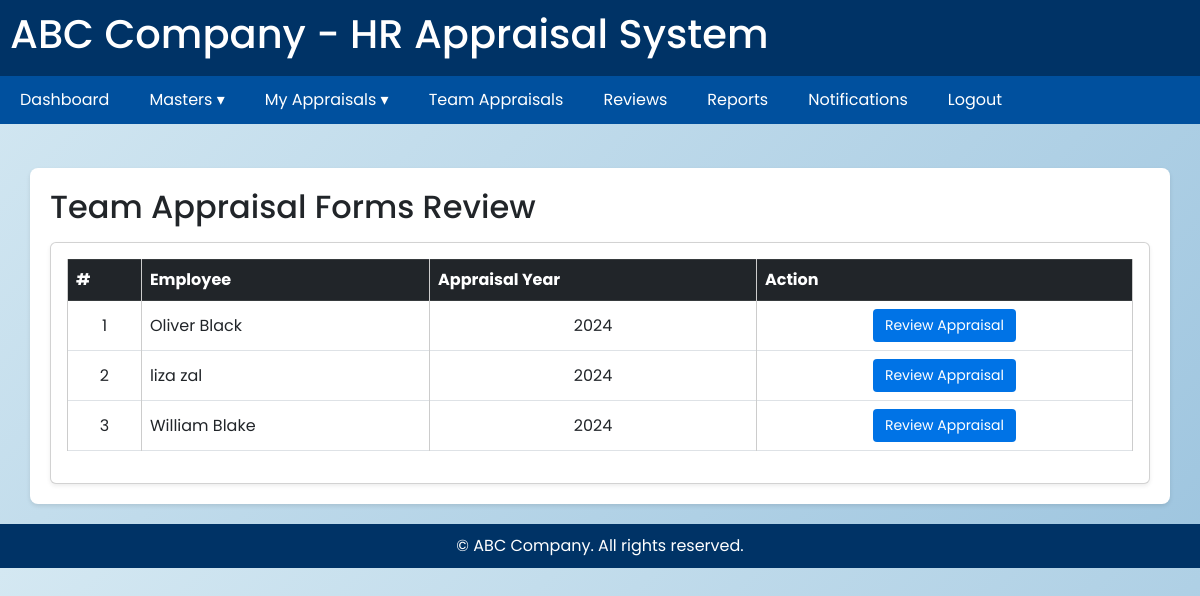
The app's page /masters/team (signed in), older data.
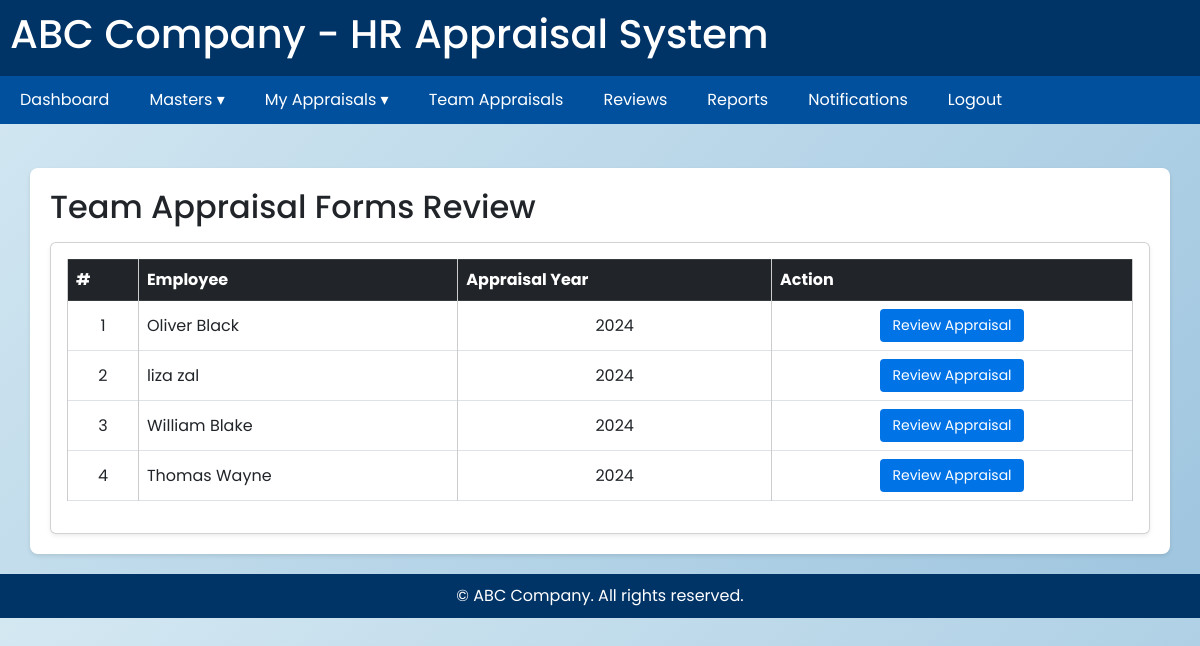
The same page, newer data.
### masters/models.py (models this page shows, shortened)
class AppraisalForm(models.Model):
    appraisal_cycle = models.ForeignKey("AppraisalCycle", on_delete=models.CASCADE)
    employee = models.ForeignKey("Employee", on_delete=models.CASCADE, related_name="appraisals")
    supervisor = models.ForeignKey("Employee", on_delete=models.SET_NULL, null=True, blank=True, related_name="supervised_appraisals")
    department = models.ForeignKey("Department", on_delete=models.SET_NULL, null=True, blank=True)
    role = models.ForeignKey("Role", on_delete=models.SET_NULL, null=True, blank=True)
    created_at = models.DateTimeField(auto_now_add=True)
    updated_at = models.DateTimeField(auto_now=True)
    status = models.CharField(
        max_length=20,
        choices=[("Draft", "Draft"), ("Submitted", "Submitted"), ("Reviewed", "Reviewed"), ("Closed", "Closed")],
        default="Draft"
    )

class Employee(models.Model):
    user = models.OneToOneField(
        settings.AUTH_USER_MODEL,
        on_delete=models.CASCADE,
        null=True, blank=True,
        related_name="employee_profile"
)
    employee_id = models.CharField(max_length=20, unique=True)
    employee_salution = models.CharField(max_length=15, null=True, blank=True)
    first_name = models.CharField(max_length=100)
    last_name = models.CharField(max_length=100)
    email = models.EmailField(unique=True)
    gender = models.CharField(max_length=10,null=True, blank=True)
    contact_number = models.IntegerField(default=0)
    department = models.ForeignKey("Department", on_delete=models.SET_NULL, null=True)
    role = models.ForeignKey("Role", on_delete=models.SET_NULL, null=True)
    supervisor = models.ForeignKey("self", on_delete=models.SET_NULL, null=True, blank=True)
    status = models.CharField(
        max_length=20,
        choices=[("Active", "Active"), ("Inactive", "Inactive")],
        default="Active",
    )

class AppraisalCycle(models.Model):
    name = models.CharField(max_length=100)
    year = models.CharField(max_length=100,blank=True, null=True)
    start_date = models.DateField()
    end_date = models.DateField()
    status = models.CharField(
        max_length=20,
        choices=[
            ("Draft", "Draft"),
            ("Active", "Active"),
            ("Closed", "Closed"),
        ],
        default="Draft",
    )

### masters/views.py (the view)
# urls.py: path("team",views.team_appraisal_list, name="team_appraisal"),
def team_appraisal_list(request):
    employee = get_object_or_404(Employee, user=request.user)
    active_cycle = AppraisalCycle.objects.filter(status="Active").first()
    forms = AppraisalForm.objects.none()
    if active_cycle:
        role_name = employee.role.role_name.lower()
        if role_name == "manager":
            forms = AppraisalForm.objects.filter(
                employee__department=employee.department,
                appraisal_cycle=active_cycle
            ).exclude(employee=employee)
        elif role_name in ["supervisor", "supervisior"]:
            forms = AppraisalForm.objects.filter(
                employee__supervisor=employee,
                appraisal_cycle=active_cycle
            )
    context = {"team_appraisal_forms": forms}
    return render(request, "masters/team_appraisal_list.html", context)

### masters/context_processors.py (called while the page is built)
def role_name(request):
    if request.user.is_authenticated:
        try:
            employee = Employee.objects.get(user=request.user)
            return {"role_name": employee.role.role_name.lower()}
        except Employee.DoesNotExist:
            return {"role_name": None}
    return {"role_name": None}

### templates/masters/team_appraisal_list.html
{% extends 'base.html' %}
{% block content %}
<div class="container mt-4">
  <h2 class="mb-3">Team Appraisal Forms Review</h2>
  <div class="card shadow-sm">
    <div class="card-body">
      <table class="table table-hover table-bordered align-middle">
        <thead class="table-dark text-center">
          <tr>
            <th scope="col">#</th>
            <th scope="col">Employee</th>
            <th scope="col">Appraisal Year</th>
            <th scope="col">Action</th>
          </tr>
        </thead>
        <tbody>
          {% for form in team_appraisal_forms %}
          <tr>
            <td class="text-center">{{ forloop.counter }}</td>
            <td>{{ form.employee.first_name }} {{ form.employee.last_name }}</td>
            <td class="text-center">{{ form.appraisal_cycle.year }}</td>
            <td class="text-center">
              <a href="{% url 'masters:appraisal_form' form.id %}"
                 class="btn btn-sm btn-primary">
                Review Appraisal
              </a>
            </td>
          </tr>
          {% empty %}
          <tr>
            <td colspan="4" class="text-center text-muted py-3">
              No appraisal forms found for your team
            </td>
          </tr>
          {% endfor %}
        </tbody>
      </table>
    </div>
  </div>
</div>
{% endblock %}

Row changes from the older to the newer data that the page shows:
added AppraisalForm: employee.first_name "Thomas", employee.last_name "Wayne", appraisal_cycle.year "2024"
